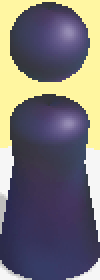
#> input picture images/player.png, 50 x 140 px (shown 2 times larger)
$ python start.py
#> lines starting #> are read from the running program, lines starting #| are printed output that depends on the picture
"""Starter"""
import cv2
import numpy as np

import time
import json
import random

import adb_utils
import img_proc


def main():
    """Main function"""
    i = 0
    out = True

    avatar_img = cv2.imread('images/player.png')
#> avatar_img is the input picture: shape (140, 50, 3); mean B, G, R 117.5, 113.4, 117.7
    avatar_img = cv2.cvtColor(avatar_img, cv2.COLOR_BGR2GRAY)
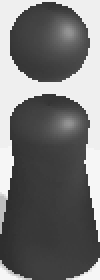
#> avatar_img: shape (140, 50) (shown 2 times larger); min 46, max 246, mean 115.2

    try:
        with open('profile/default.json', 'r') as f:
#> (reads profile/default.json from the repository)
            configuration = json.load(f)
            phone_model = configuration["cellType"]
            debug_mode = configuration["debug"]
    except FileNotFoundError:
        phone_model = input("Please enter your cellphone model now. ")
        debug_mode = input("Whether to open the debug mode? (y/n)")
        if debug_mode in ['y', 'Y']:
            debug_mode = True
        else:
            debug_mode = False
        with open('profile/default.json', 'w') as f:
            configuration = {"cellType": phone_model, "dedug": debug_mode}
            json.dump(configuration, f)
    try :
        with open('profile/{cellPhone}.json'.format(cellPhone = phone_model), 'r') as f:
            configuration = json.load(f)
            resolution = configuration["resolution"]
            coefficient= configuration["coefficient"]
    except FileNotFoundError:
        print("Please confirm \"default.json\" is right or contact the provider. ")
#> (the run stopped early here; a loop or call above may not have finished)
